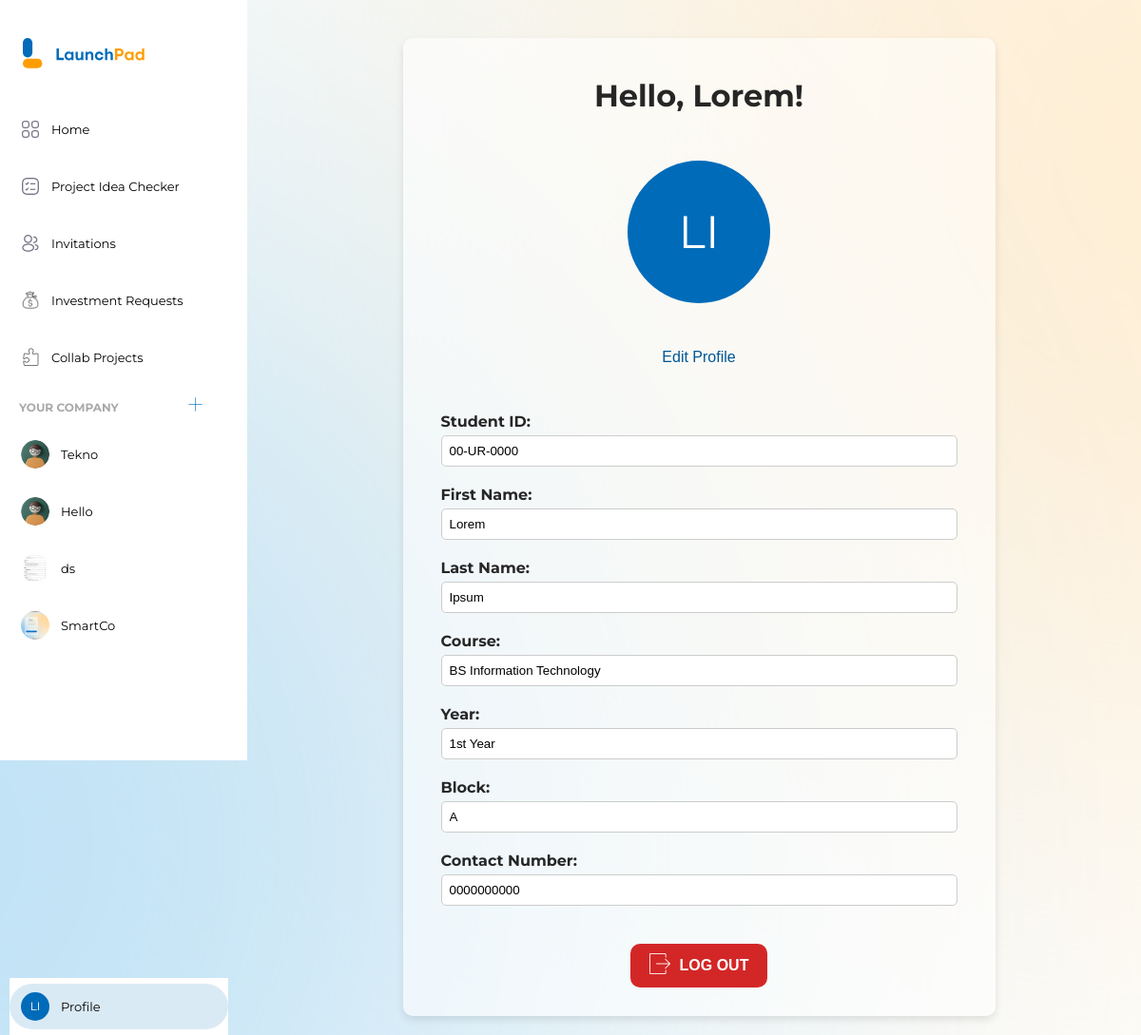
The page /profile.php (signed in) on the database its author committed.
### tables this page shows
CREATE TABLE `company_registration` (
  `Company_ID` int(11) NOT NULL,
  `Student_ID` varchar(20) NOT NULL,
  `Company_name` varchar(100) NOT NULL,
  `Company_logo` varchar(100) NOT NULL,
  `Company_description` text NOT NULL,
  `Registration_date` datetime NOT NULL
);

CREATE TABLE `student_registration` (
  `Student_ID` varchar(50) NOT NULL,
  `Student_fname` varchar(100) NOT NULL,
  `Student_lname` varchar(100) NOT NULL,
  `Student_email` varchar(100) NOT NULL,
  `Student_password` varchar(255) NOT NULL,
  `Course` varchar(255) NOT NULL,
  `Year` varchar(20) NOT NULL,
  `Block` varchar(20) NOT NULL,
  `Student_contactno` varchar(255) NOT NULL
);

### profile.php (the view, shortened to what this page needs)
<?php
require "config.php";
$userEmail = $_SESSION["email"];
if (isset($userEmail)) {
    $checkCompanyQuery = "SELECT c.*, s.Student_ID
                        FROM company_registration c
                        INNER JOIN student_registration s ON c.Student_ID = s.Student_ID
                        WHERE s.Student_email = '$userEmail'";
} else {
    $checkCompanyQuery = "SELECT * FROM company_registration WHERE Company_ID = '$selectedCompanyID'";
}
$resultCompany = mysqli_query($conn, $checkCompanyQuery);
$hasCompany = mysqli_num_rows($resultCompany) > 0;
?>
<!DOCTYPE html>
<html lang="en">
<head>
    <link rel="stylesheet" href="css/navbar.css">
    <link rel="stylesheet" href="css/profile.css">
</head>
<body>
<aside class="sidebar">
            <header class="sidebar-header">
                <img src="\launchpad\images\logo-text.svg" class="logo-img">
            </header>
            <nav>
                <a href="index.php" >
                <button>
                    <span>
                        <i ><img src="\launchpad\images\home-icon.png" alt="home-logo" class="logo-ic"></i>
                        <span>Home</span>
                    </span>
                </button>
            </a>
            <a href="project-idea-checker.php">
                <button>
                    <span>
                        <i ><img src="\launchpad\images\project-checker-icon.png" alt="home-logo" class="logo-ic"></i>
                        <span>Project Idea Checker</span>
                    </span>
                </button>
    </a>
    <a href="invitations.php">
                <button>
                    <span>
                        <i ><img src="\launchpad\images\invitation-icon.png" alt="home-logo" class="logo-ic"></i>
                        <span>Invitations</span>
                    </span>
                </button>
    </a>            <a href="investment.php">
                <button>
                    <span>
                        <i><img src="\launchpad\images\iconinvestment.png" alt="home-logo" class="logo-ic"></i>
                        <span>Investment Requests</span>
                    </span>
                </button>
            </a>
            <a href="collabprojects.php">
                <button>
                    <span>
                        <i><img src="\launchpad\images\iconpuzzle.png" alt="home-logo" class="logo-ic"></i>
                        <span>Collab Projects</span>
                    </span>
                </button>
            </a>
    <p class="divider-company">YOUR COMPANY<a href="create-company.php" style="text-decoration: none;">
                   <img src="\launchpad\images\join-company-icon.png" alt="Join Company Icon" width="15px" height="15px" style="margin-left: 70px;">
   </a></p>
                <?php if ($hasCompany): ?>
                <?php foreach ($resultCompany as $row): ?>
                    <a href="company_view.php?Company_id=<?php echo $row['Company_ID']; ?>">
                        <button>
                            <span class="<?php echo 'btn-company-created'; ?>">
                                <div class="circle-avatar">
                                    <?php if (!empty($row['Company_logo'])): ?>
                                        <img src="\launchpad\<?php echo $row['Company_logo']; ?>" alt="Company Logo" class="img-company">
                                    <?php endif; ?>
                                </div>
                                <span class="create-company-text">
                                    <?php echo $row['Company_name']; ?>
                                </span>
                            </span>
                        </button>
                    </a>
                <?php endforeach; ?>
                <?php endif; ?>
<a href="#" class="active" style="position: fixed; bottom: 0; background-color: white;">
                <button>
                    <span>
                    <div class="avatar2" id="initialsAvatar2"></div>
                        <span>Profile</span>
                    </span>
                </button>
</a>
            </nav>
        </aside>
    <?php
        $email = $_SESSION['email'];
        $select_user_info = "SELECT * FROM student_registration WHERE Student_email='$email'";
        $result_user_info = mysqli_query($conn, $select_user_info);
        if ($result_user_info) {
            if (mysqli_num_rows($result_user_info) > 0) {
                $row = mysqli_fetch_assoc($result_user_info);
                $stud_id = $row['Student_ID'];
                $fname = $row['Student_fname'];
                $lname = $row['Student_lname'];
                $course = $row['Course'];
                $year = $row['Year'];
                $block = $row['Block'];
                $contactNo = $row['Student_contactno'];
            }
        }
    ?>
    <div class="content">
        <div class="profile-card">
        <header>
            <h1>Hello, <?php echo $fname?>!</h1><br>
        </header>
        <div class="form-container">
            <div class="avatar" id="initialsAvatar"></div><br><br>
            <button class="buttonEdit"><a href="edit_profile.php" class="editp">Edit Profile</a></button><br><br>
            <form action="" method="post">
                <label for="studentid">Student ID:</label>
                <input type="text" id="studentid" name="studentid" value="<?php echo $stud_id?>" required readonly><br>
                <label for="student_fname">First Name:</label>
                <input type="text" id="student_fname" name="student_fname" value="<?php echo $fname?>" required readonly><br>
                <label for="student_lname">Last Name:</label>
                <input type="text" id="student_lname" name="student_lname" value="<?php echo $lname?>" required readonly><br>
                <label for="course">Course:</label>
                <input type="text" id="course" name="course" value="<?php echo $course?>" required readonly> <br>
                <label for="year">Year:</label>
                <input type="text" id="year" name="year" value="<?php echo $year?>" required readonly><br>
                <label for="block">Block:</label>
                <input type="text" id="block" name="block" value="<?php echo $block?>" required readonly><br>
                <label for="student_contactno">Contact Number:</label>
                <input type="tel" id="student_contactno" name="student_contactno" value="<?php echo $contactNo?>" required readonly> <br>
            </form>
        </div>
        <a id="buttonLogout" href="logout.php" class="editp">
                    <button>
                        <span>
                            <i ><img src="\launchpad\images\logout-icon.png" alt="logout-icon" class="logo-ic" ></i>
                            <span idstyle="color: red">LOG OUT</span>
                        </span>
                    </button>
                </a>
    </div>
</body>
</html>

### css/navbar.css (style rules this page uses)
* { box-sizing: border-box; }
:root { --pblue-color: #006BB9; --pyellow-color: #FF9D00; --bhov-color: #093a5d; }
html, body { height: 100%; margin: 0; }
body { margin: 0; background: url("/launchpad/images/background-light.svg"); background-attachment: fixed; background-position: center; background-repeat: no-repeat; background-size: cover; color: #262626; font-family: 'Montserrat', sans-serif; }
.sidebar { position: fixed; top: 0; left: 0; width: 260px; height: 100vh; padding: 40px 10px 30px 10px; background: #fff; overflow: scroll; }
.content { margin-top: 20px; margin-left: 270px; padding: 20px; }
.sidebar-header { width: 100%; margin-bottom: 30px; }
.logo-img { margin-left: 14px; height: 32px; }
.sidebar button { height: 60px; width: 230px; background: transparent; border: 0; padding: 0; font-family: inherit; cursor: pointer; }
.divider-company { font-size: 12px; font-weight: 700; color: #7373739c; margin-left: 10px; }
.sidebar button > span { display: flex; align-items: center; gap: 12px; height: 48px; padding: 0 12px; border-radius: 24px; line-height: 1; }
.sidebar button > span > span { transition: 0.3s; }
.sidebar a.active button > span { background-color: #006cb925; }
.sidebar button i { position: relative; font-size: 28px; transition: 0.2s; }
.sidebar button img { width: 20px; height: 20px; transition: 0.2s; }
.sidebar button span { font-size: 13px; }
.sidebar > nav { flex: 1 1 auto; display: flex; flex-direction: column }
.avatar2 { width: 30px; height: 30px; background-color: #006BB9; color: #fff; font-size: 12px; line-height: 30px; border-radius: 50%; }
.circle-avatar { width: 30px; height: 30px; border-radius: 50%; overflow: hidden; display: flex; align-items: center; justify-content: center; }
.circle-avatar > .img-company { width: 100%; height: 100%; object-fit: cover; }
.circle-avatar > img { display: inline-block; vertical-align: middle; }

### css/profile.css (style rules this page uses)
.content header { text-align: center; }
.content header h1 { margin-bottom: 10px; }
.buttonEdit { background-color: transparent; color: #005796; border: none; padding: 10px 20px; font-size: 16px; border-radius: 5px; text-decoration: none; }
.buttonEdit a { color: #005796; text-decoration: none; }
.profile-card { background: #ffffff94; box-shadow: 0 4px 8px rgba(0, 0, 0, 0.1); border-radius: 10px; padding: 20px; margin-top: 20px; padding-bottom: 30px; width: 70%; margin: auto; text-align: center; justify-content: center; }
.form-container { text-align: center; padding: 20px; }
.avatar { width: 150px; height: 150px; background-color: #006BB9; color: #fff; font-size: 48px; line-height: 150px; border-radius: 50%; margin: 0 auto; }
.form-container form { margin-top: 20px; text-align: left; }
.form-container form label { display: block; margin-bottom: 5px; font-weight: bold; }
.form-container form input { width: 100%; padding: 8px; margin-bottom: 20px; border: 1px solid #ccc; border-radius: 5px; box-sizing: border-box; }
.form-container form input[readonly] { background-color: #fff; }
#buttonLogout button { background-color: #d32727; color: rgb(255, 255, 255); font-weight: 550; padding: 10px 20px; font-size: 16px; border-radius: 10px; cursor: pointer; border: none; }
#buttonLogout button span { display: flex; align-items: center; }
#buttonLogout button i { margin-right: 10px; }

### rows shown on the page
company_registration: Company_name "Tekno"
company_registration: Company_logo (picture), Company_name "Hello"
company_registration: Company_logo (picture), Company_name "ds"
company_registration: Company_logo (picture), Company_name "SmartCo"
student_registration: Student_fname "Lorem", studentid "00-UR-0000", student_fname "Lorem", student_lname "Ipsum", course "BS Information Technology", year "1st Year", block "A", student_contactno "0000000000"
